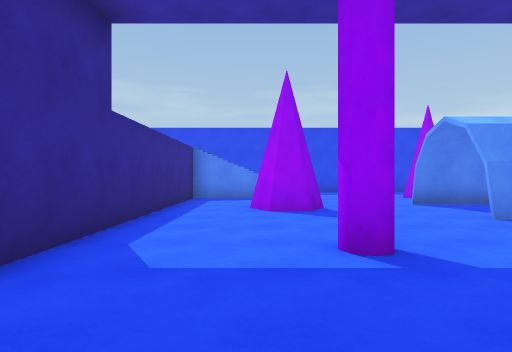
[1] (above)

17 first-person views from a walk through a Unity game level. The camera is 1.3 m above the floor, looks level and sees 75° across. The floor is counted in squares, 2 m on a side. Each view is taken from the middle of a square. On the plan, view 1 faces up. The plan holds only what a view shows up to about 10 squares ahead; the rest is blank. The place goes on beyond the plan. The player character is not drawn.

[2]
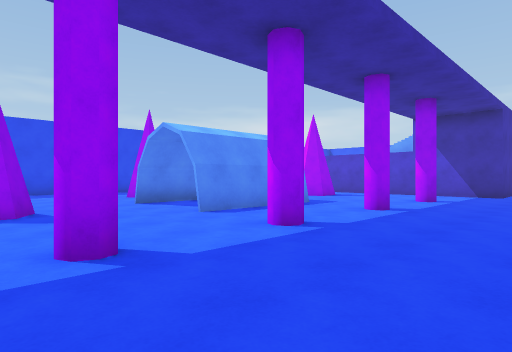

[3]
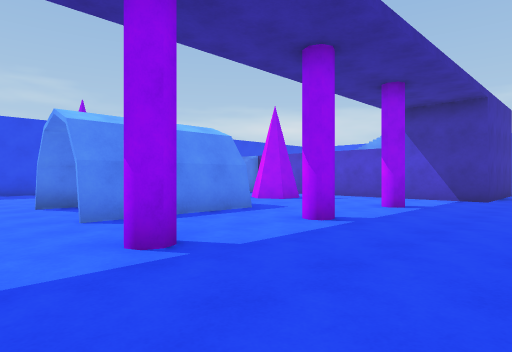

[4]
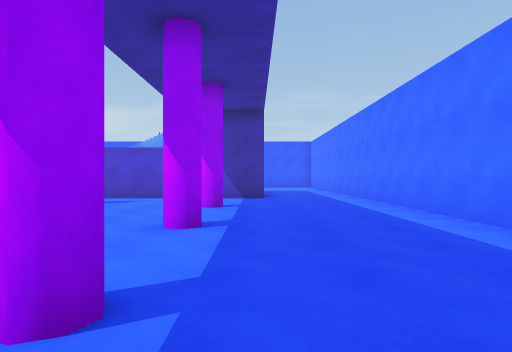

[5]
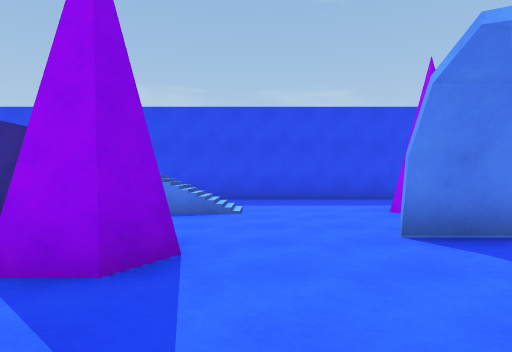

[6]
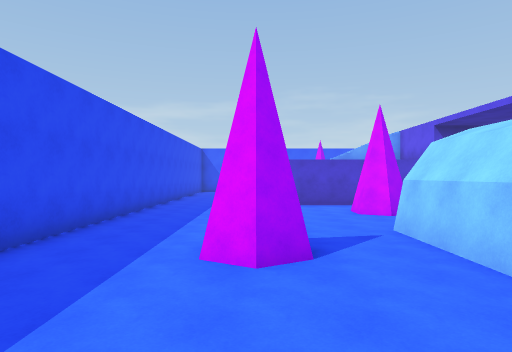

[7]
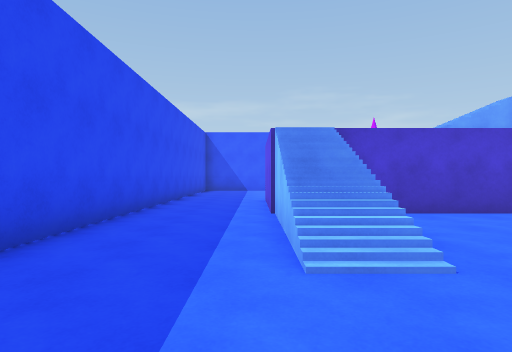

[8]
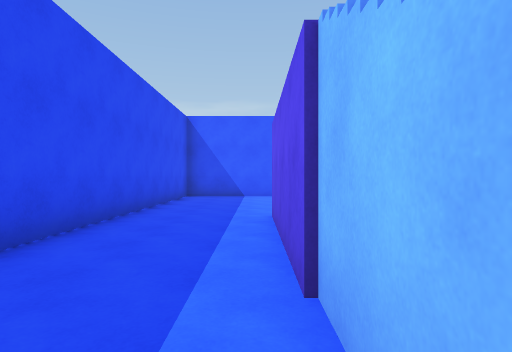

[9]
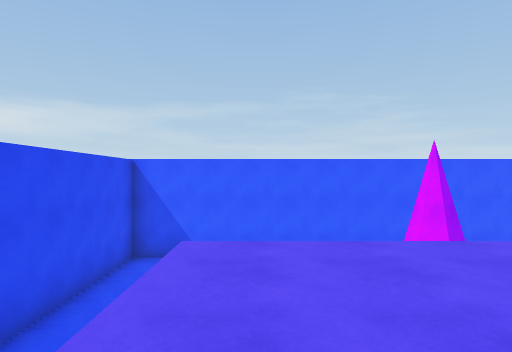

[10]
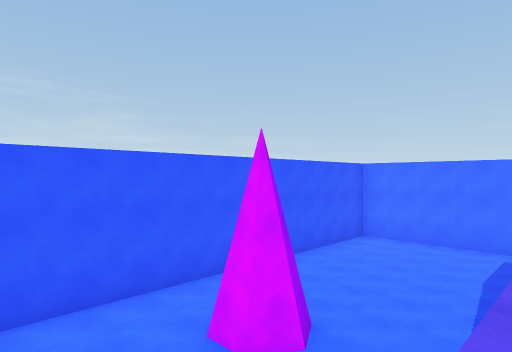

[11]
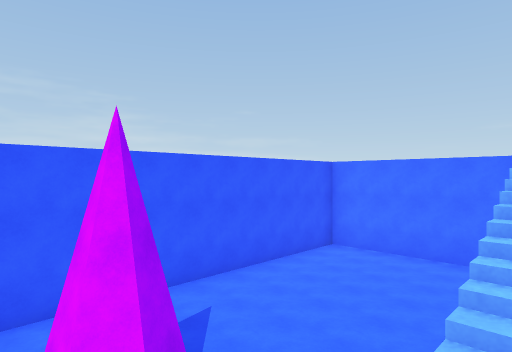

[12]
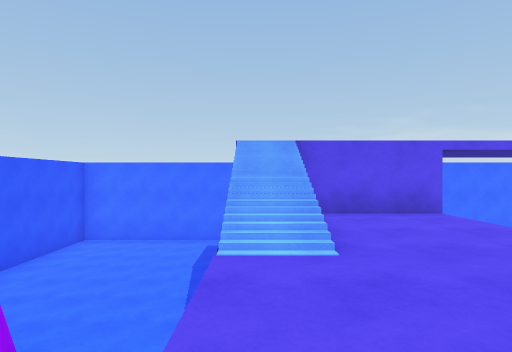

[13]
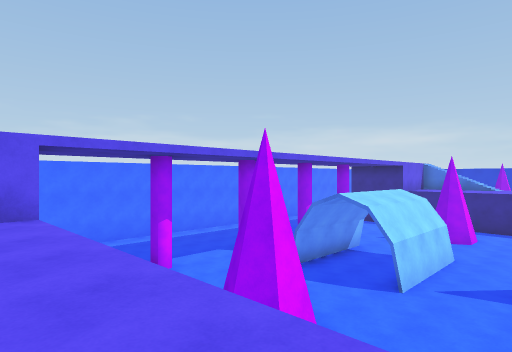

[14]
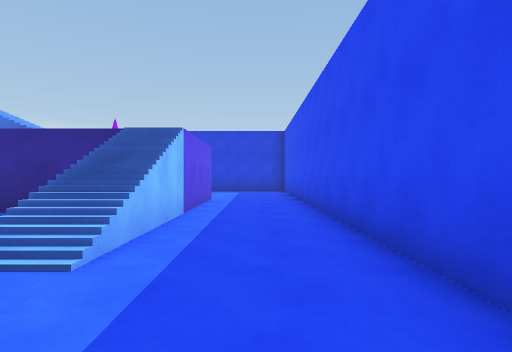

[15]
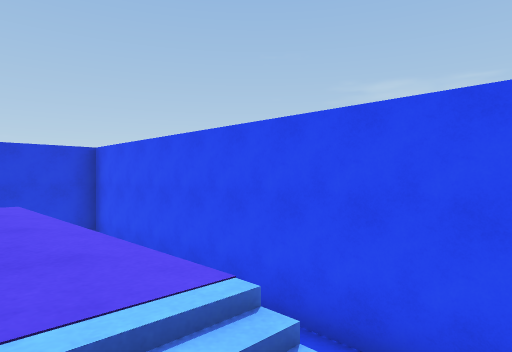

[16]
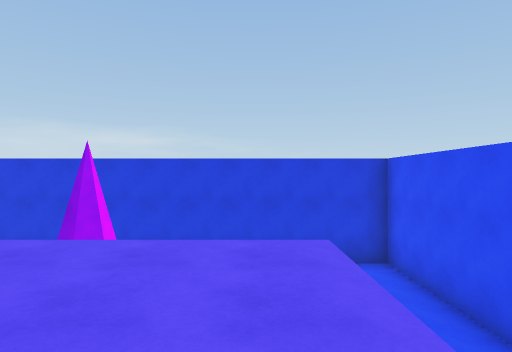

[17]
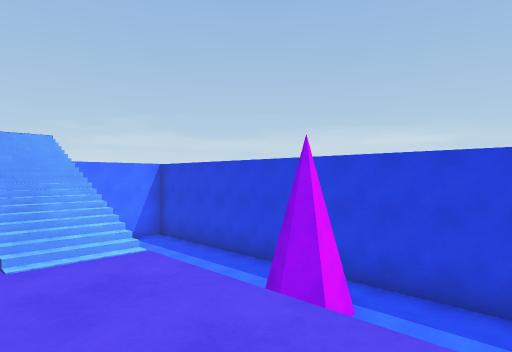

### Floor plan
Key: @ floor where view 1 was taken; # wall or solid block; . main floor; : floor 3 m higher than the main floor; + floor 5.5 m higher than the main floor; / step, stairs or slope.
Columns run from 11 left of view 1 to 21 right of it. Each row starts with its distance up from view 1.
 14 #################################
 13 #...............................#
 12 #...............................#
 11 #    ...........................#
 10 #     ::::///...#...///::::     #
  9 #..   :::/.............::::   ..#
  8 #..   :: /.............::::  ...#
  7 #.##  /: /.##..###..##.:::/ .#..#
  6 #...     /.............:::/.....#
  5 #..      /.....###.....:::/.....#
  4 #..      /............./++ .....#
  3 #..      /..#..#.#..#..+   .....#
  2 #..      /.............+   .....#
  1           ..............   .....#
  0            @............   .....#
 -1                  #######   ######

Where each view was taken, in squares from view 1:
view 1: 0 up, 0 right, facing up
view 2: 0 up, 0 right, facing up-right
view 3: 0 up, 2 right, facing up-right
view 4: 2 up, 2 right, facing right
view 5: 4 up, 2 right, facing up
view 6: 10 up, 1 right, facing right
view 7: 11 up, 6 right, facing right
view 8: 11 up, 10 right, facing right
view 9: 10 up, 12 right, facing right
view 10: 10 up, 15 right, facing down-right
view 11: 8 up, 15 right, facing down-right
view 12: 10 up, 15 right, facing down
view 13: 10 up, 13 right, facing down-left
view 14: 12 up, 4 right, facing left
view 15: 10 up, 1 left, facing up-left
view 16: 10 up, 2 left, facing left
view 17: 10 up, 4 left, facing down-left
